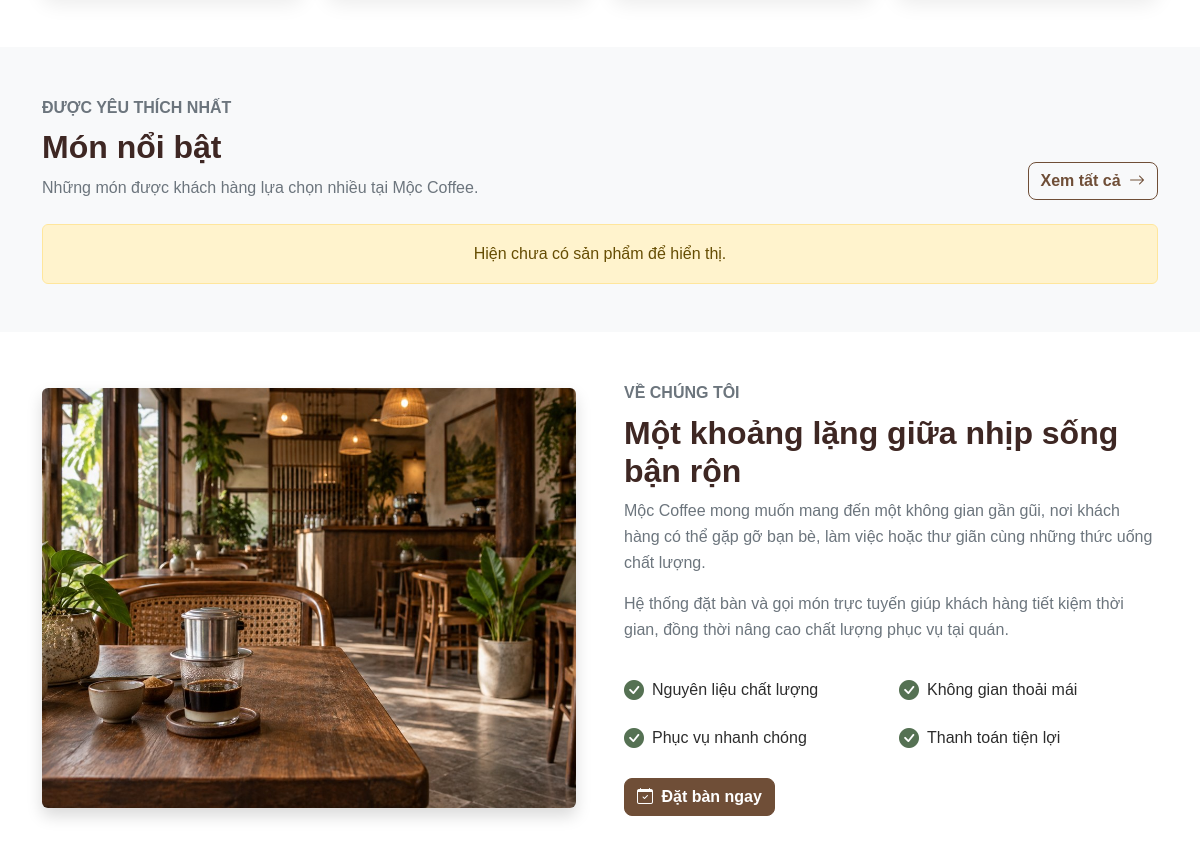
The app's page / (middle part), older data.
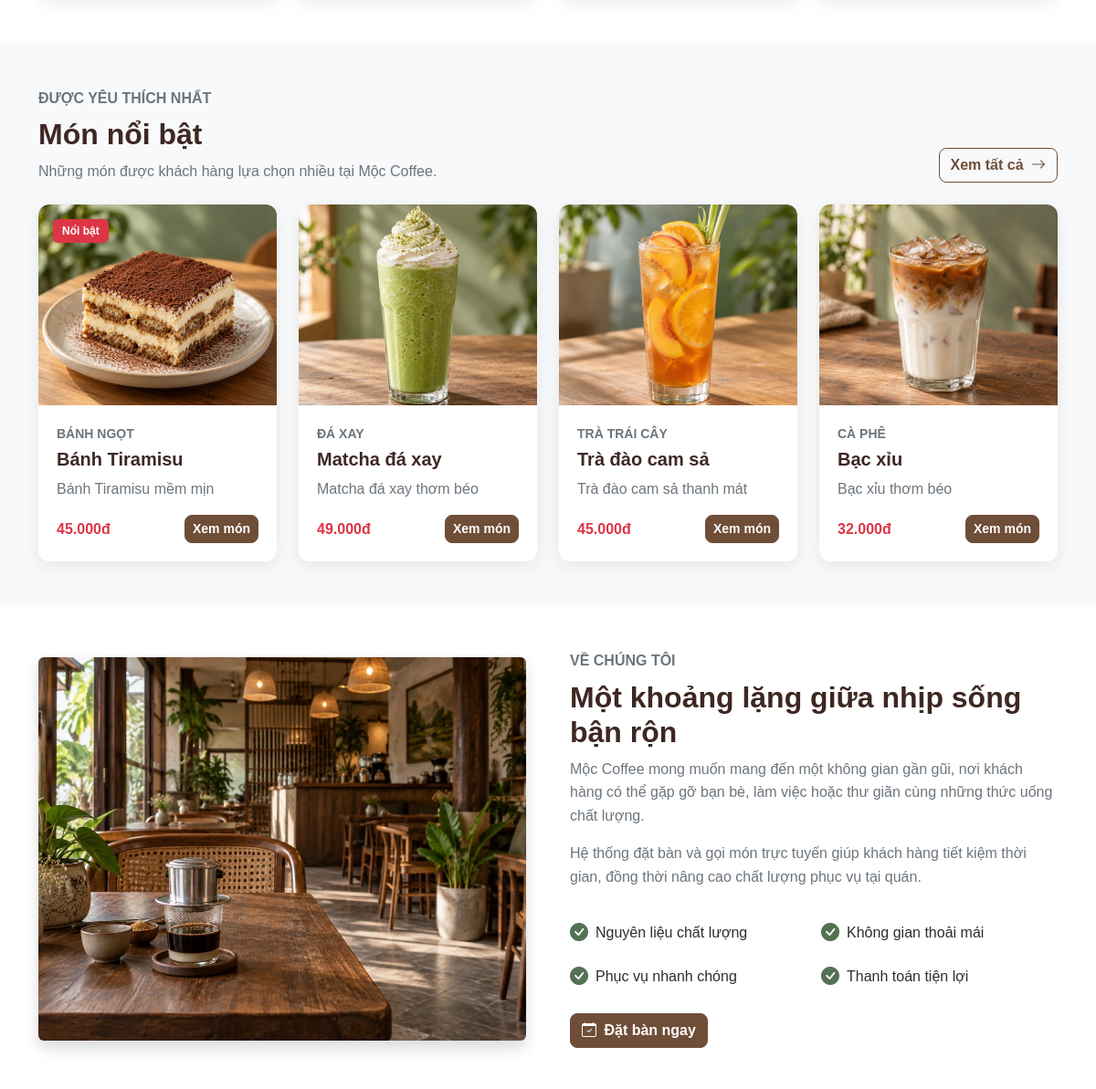
The same page, newer data.
### tables this page shows
CREATE TABLE IF NOT EXISTS products (
    id INT UNSIGNED AUTO_INCREMENT PRIMARY KEY,
    category_id INT UNSIGNED NOT NULL,
    name VARCHAR(150) NOT NULL,
    slug VARCHAR(170) NOT NULL UNIQUE,
    description TEXT,
    price DECIMAL(12, 2) NOT NULL DEFAULT 0,
    image VARCHAR(255),
    status TINYINT(1) NOT NULL DEFAULT 1,
    created_at TIMESTAMP NOT NULL DEFAULT CURRENT_TIMESTAMP,
    updated_at TIMESTAMP NOT NULL DEFAULT CURRENT_TIMESTAMP
        ON UPDATE CURRENT_TIMESTAMP,

    CONSTRAINT fk_products_categories
        FOREIGN KEY (category_id)
        REFERENCES categories(id)
        ON UPDATE CASCADE
        ON DELETE RESTRICT
);

CREATE TABLE IF NOT EXISTS categories (
    id INT UNSIGNED AUTO_INCREMENT PRIMARY KEY,
    name VARCHAR(100) NOT NULL,
    slug VARCHAR(120) NOT NULL UNIQUE,
    description TEXT,
    status TINYINT(1) NOT NULL DEFAULT 1,
    created_at TIMESTAMP NOT NULL DEFAULT CURRENT_TIMESTAMP,
    updated_at TIMESTAMP NOT NULL DEFAULT CURRENT_TIMESTAMP
        ON UPDATE CURRENT_TIMESTAMP
);

### index.php (the view, shortened to what this page needs)
<?php
require_once __DIR__ . '/includes/init.php';
$sql = "
    SELECT
        p.id,
        p.name,
        p.price,
        p.image,
        p.description,
        c.name AS category_name
    FROM products AS p
    INNER JOIN categories AS c
        ON c.id = p.category_id
    WHERE p.status = 1
      AND c.status = 1
    ORDER BY p.id DESC
    LIMIT 4
";
$featuredProducts = $pdo->query($sql)->fetchAll();
?>
<!DOCTYPE html>
<html lang="vi">
<head>
  <link href="https://cdn.jsdelivr.net/npm/bootstrap@5.3.3/dist/css/bootstrap.min.css" rel="stylesheet" />
  <link rel="stylesheet" href="https://cdn.jsdelivr.net/npm/bootstrap-icons@1.11.3/font/bootstrap-icons.min.css" />
  <link rel="stylesheet" href="assets/css/style.css" />
  <link rel="stylesheet" href="assets/css/responsive.css" />
</head>
<body>
  <main>
    <section class="py-5">
    </section>
<section class="py-5 bg-light">
  <div class="container">
    <div
      class="d-flex flex-column flex-md-row
             justify-content-between align-items-md-end mb-4"
    >
      <div>
        <p class="text-uppercase text-secondary fw-semibold mb-2">
          Được yêu thích nhất
        </p>
        <h2 class="section-title mb-2">
          Món nổi bật
        </h2>
        <p class="text-secondary mb-md-0">
          Những món được khách hàng lựa chọn nhiều tại Mộc Coffee.
        </p>
      </div>
      <a
        href="pages/menu.php"
        class="btn btn-outline-coffee mt-3 mt-md-0"
      >
        Xem tất cả
        <i class="bi bi-arrow-right ms-1"></i>
      </a>
    </div>
    <div class="row g-4" id="featured-product-list">
      <?php if (empty($featuredProducts)): ?>
        <div class="col-12">
          <div
            class="alert alert-warning text-center mb-0"
            role="alert"
          >
            Hiện chưa có sản phẩm để hiển thị.
          </div>
        </div>
      <?php else: ?>
        <?php foreach ($featuredProducts as $index => $product): ?>
          <?php
          $image = trim((string) ($product['image'] ?? ''));
          if ($image === '') {
              $imageUrl =
                  'assets/images/products/default-product.jpg';
          } elseif (filter_var($image, FILTER_VALIDATE_URL)) {
              $imageUrl = $image;
          } elseif (strpos($image, '/uploads/') === 0) {
              $imageUrl = 'backend' . $image;
          } else {
              $imageUrl =
                  'assets/images/products/' . basename($image);
          }
          $description = trim(
              (string) ($product['description'] ?? '')
          );
          ?>
          <div class="col-12 col-sm-6 col-lg-3">
            <article class="card product-card h-100">
              <div class="position-relative">
                <img
                  src="<?=
                    htmlspecialchars(
                        $imageUrl,
                        ENT_QUOTES,
                        'UTF-8'
                    )
                  ?>"
                  class="card-img-top"
                  alt="<?=
                    htmlspecialchars(
                        $product['name'],
                        ENT_QUOTES,
                        'UTF-8'
                    )
                  ?>"
                  loading="lazy"
                  onerror="
                    this.onerror = null;
                    this.src =
                      'assets/images/products/default-product.jpg';
                  "
                >
                <?php if ($index === 0): ?>
                  <span
                    class="badge bg-danger
                           position-absolute top-0 start-0 m-3"
                  >
                    Nổi bật
                  </span>
                <?php endif; ?>
              </div>
              <div class="card-body d-flex flex-column">
                <p
                  class="small text-uppercase text-secondary
                         fw-semibold mb-1"
                >
                  <?=
                    htmlspecialchars(
                        $product['category_name'],
                        ENT_QUOTES,
                        'UTF-8'
                    )
                  ?>
                </p>
                <h3 class="card-title h5">
                  <?=
                    htmlspecialchars(
                        $product['name'],
                        ENT_QUOTES,
                        'UTF-8'
                    )
                  ?>
                </h3>
                <p class="card-text text-secondary">
                  <?=
                    htmlspecialchars(
                        $description,
                        ENT_QUOTES,
                        'UTF-8'
                    )
                  ?>
                </p>
                <div
                  class="d-flex justify-content-between
                         align-items-center gap-2 mt-auto"
                >
                  <span class="fw-bold text-danger">
                    <?=
                      number_format(
                          (float) $product['price'],
                          0,
                          ',',
                          '.'
                      )
                    ?>đ
                  </span>
                  <a
                    href="pages/product-detail.php?id=<?=
                      (int) $product['id']
                    ?>"
                    class="btn btn-coffee btn-sm"
                  >
                    Xem món
                  </a>
                </div>
              </div>
            </article>
          </div>
        <?php endforeach; ?>
      <?php endif; ?>
    </div>
  </div>
</section>
    <section id="about" class="py-5">
      <div class="container">
        <div class="row align-items-center g-5">
          <div class="col-12 col-lg-6">
            <img src="assets/images/about-coffee-shop.jpg" class="img-fluid rounded shadow"
              alt="Không gian bên trong Mộc Coffee" />
          </div>
          <div class="col-12 col-lg-6">
            <p class="text-uppercase text-secondary fw-semibold mb-2">
              Về chúng tôi
            </p>
            <h2 class="section-title">
              Một khoảng lặng giữa nhịp sống bận rộn
            </h2>
            <p class="text-secondary">
              Mộc Coffee mong muốn mang đến một không gian gần gũi,
              nơi khách hàng có thể gặp gỡ bạn bè, làm việc hoặc thư
              giãn cùng những thức uống chất lượng.
            </p>
            <p class="text-secondary">
              Hệ thống đặt bàn và gọi món trực tuyến giúp khách hàng
              tiết kiệm thời gian, đồng thời nâng cao chất lượng phục
              vụ tại quán.
            </p>
            <div class="row g-3 mt-2">
              <div class="col-6">
                <div class="d-flex align-items-center">
                  <i class="bi bi-check-circle-fill text-success fs-5 me-2"></i>
                  <span>Nguyên liệu chất lượng</span>
                </div>
              </div>
              <div class="col-6">
                <div class="d-flex align-items-center">
                  <i class="bi bi-check-circle-fill text-success fs-5 me-2"></i>
                  <span>Không gian thoải mái</span>
                </div>
              </div>
              <div class="col-6">
                <div class="d-flex align-items-center">
                  <i class="bi bi-check-circle-fill text-success fs-5 me-2"></i>
                  <span>Phục vụ nhanh chóng</span>
                </div>
              </div>
              <div class="col-6">
                <div class="d-flex align-items-center">
                  <i class="bi bi-check-circle-fill text-success fs-5 me-2"></i>
                  <span>Thanh toán tiện lợi</span>
                </div>
              </div>
            </div>
            <a href="pages/booking.php" class="btn btn-coffee mt-4">
              <i class="bi bi-calendar-check me-1"></i>
              Đặt bàn ngay
            </a>
          </div>
        </div>
      </div>
    </section>
  </main>
</body>
</html>
</body>
</html>

### assets/css/style.css (style rules this page uses)
:root { --coffee-primary: #6f4e37; --coffee-primary-dark: #3e2723; --coffee-primary-light: #c68b59; --coffee-green: #557153; --coffee-green-dark: #385238; --coffee-cream: #f5eee6; --coffee-background: #faf8f5; --white: #ffffff; --black: #000000; --text-color: #2d2d2d; --text-muted: #6c757d; --border-color: #e5e5e5; --success: #198754; --danger: #dc3545; --warning: #ffc107; --info: #0dcaf0; --border-radius: 12px; --border-radius-large: 18px; --box-shadow: 0 5px 20px rgba(0, 0, 0, 0.08); --box-shadow-hover: 0 12px 28px rgba(0, 0, 0, 0.14); --transition: all 0.25s ease; }
* { box-sizing: border-box; }
html { scroll-behavior: smooth; }
body { min-height: 100vh; margin: 0; overflow-x: hidden; color: var(--text-color); background-color: var(--white); font-family: Arial, Helvetica, sans-serif; line-height: 1.6; }
img { max-width: 100%; }
a { color: var(--coffee-primary); text-decoration: none; transition: var(--transition); }
section { scroll-margin-top: 80px; }
.section-title { color: var(--coffee-primary-dark); font-weight: 700; }
.btn { border-radius: 8px; font-weight: 600; transition: var(--transition); }
.btn-coffee { color: var(--white); background-color: var(--coffee-primary); border-color: var(--coffee-primary); }
.btn-outline-coffee { color: var(--coffee-primary); background-color: transparent; border-color: var(--coffee-primary); }
.product-card { height: 100%; overflow: hidden; background-color: var(--white); border: none; border-radius: var(--border-radius); box-shadow: var(--box-shadow); transition: var(--transition); }
.product-card .position-relative { overflow: hidden; }
.product-card img { width: 100%; height: 220px; object-fit: cover; transition: transform 0.4s ease; }
.product-card .card-body { padding: 20px; }
.product-card .card-title, .product-card h3 { color: var(--coffee-primary-dark); font-weight: 700; }
.product-card .badge { z-index: 2; padding: 7px 10px; font-weight: 600; }
#about img { width: 100%; min-height: 420px; object-fit: cover; }
#about .bi-check-circle-fill { color: var(--coffee-green) !important; }
.product-card, .category-card, .process-card { animation: fade-in-up 0.45s ease both; }

Row changes from the older to the newer data that the page shows:
added products: image (picture), shows "Nổi bật", category.name "BÁNH NGỌT", name "Bánh Tiramisu", description "Bánh Tiramisu mềm mịn", price "45.000"
added products: image (picture), category.name "ĐÁ XAY", name "Matcha đá xay", description "Matcha đá xay thơm béo", price "49.000"
added products: image (picture), category.name "TRÀ TRÁI CÂY", name "Trà đào cam sả", description "Trà đào cam sả thanh mát", price "45.000"
added products: image (picture), category.name "CÀ PHÊ", name "Bạc xỉu", description "Bạc xỉu thơm béo", price "32.000"
Text that changed along with them:
text no longer shown: "Hiện chưa có sản phẩm để hiển thị."
